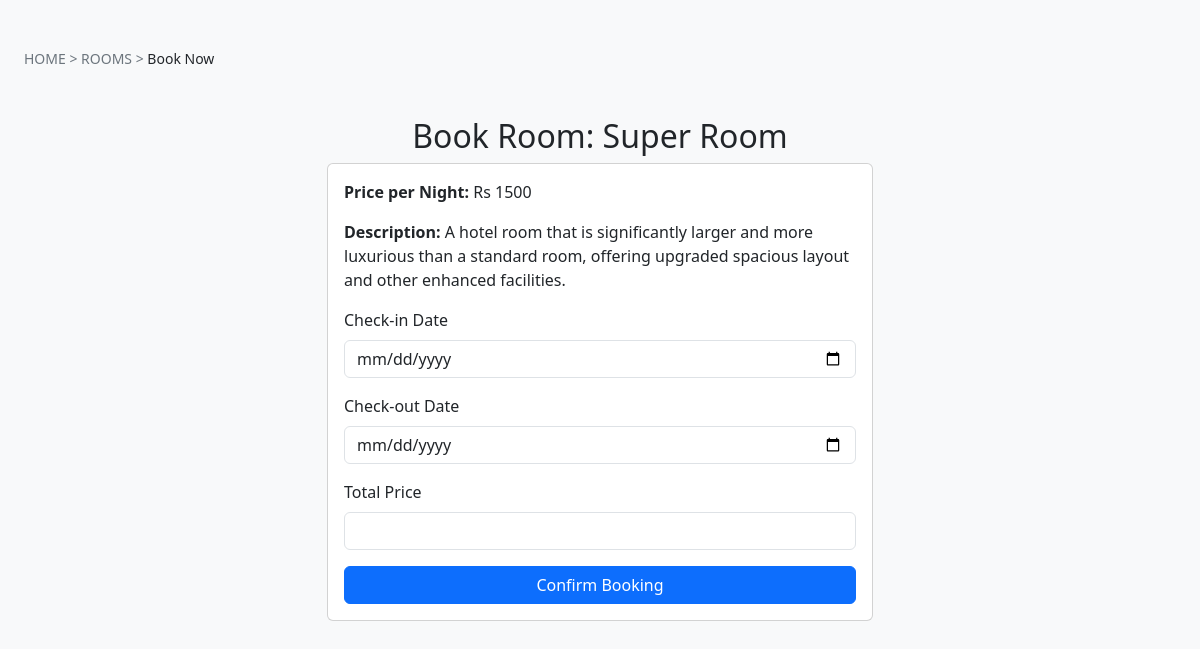
The app's page /book_now.php?room_id=4 (signed in) with its own data.
### tables this page shows
CREATE TABLE `rooms` (
  `id` int(11) NOT NULL,
  `name` varchar(150) NOT NULL,
  `area` int(11) NOT NULL,
  `price` int(11) NOT NULL,
  `quantity` int(11) NOT NULL,
  `adult` int(11) NOT NULL,
  `children` int(11) NOT NULL,
  `description` varchar(350) NOT NULL,
  `status` tinyint(4) NOT NULL,
  `removed` int(11) NOT NULL DEFAULT 0
);

### book_now.php (the view, shortened to what this page needs)
<?php
$hostname = "localhost";
$database = "grandhotel";
$username = "root";
$password = "";
$connect = new mysqli($hostname, $username, $password, $database);
$room_id = intval($_GET['room_id']);
$query = "SELECT * FROM `rooms` WHERE `id` = ? AND `status` = 1 AND `removed` = 0";
$stmt = $connect->prepare($query);
$stmt->bind_param("i", $room_id);
$stmt->execute();
$result = $stmt->get_result();
$room_data = $result->fetch_assoc();
?>
<!DOCTYPE html>
<html lang="en">
<head>
    <link href="https://cdn.jsdelivr.net/npm/bootstrap@5.3.0-alpha1/dist/css/bootstrap.min.css" rel="stylesheet">
</head>
<body class="bg-light">
    <div class="col-12 my-5 mb-4 px-4">
        <div style="font-size: 14px;">
            <a href="index.php" class="text-secondary text-decoration-none">HOME</a>
            <span class="text-secondary"> > </span>
            <a href="rooms.php" class="text-secondary text-decoration-none">ROOMS</a>
            <span class="text-secondary"> > </span>
            <span class="text-dark">Book Now</span>
        </div>
    </div>
    <div class="container mt-5">
        <h2 class="text-center">Book Room: <?php echo htmlspecialchars($room_data['name']); ?></h2>
        <div class="row justify-content-center">
            <div class="col-lg-6 col-md-8">
                <div class="card">
                    <div class="card-body">
                        <p><strong>Price per Night:</strong> Rs <?php echo $room_data['price']; ?></p>
                        <p><strong>Description:</strong> <?php echo htmlspecialchars($room_data['description']); ?></p>
                        <form method="POST">
                            <div class="mb-3">
                                <label for="check_in" class="form-label">Check-in Date</label>
                                <input type="date" id="check_in" name="check_in" class="form-control" required>
                            </div>
                            <div class="mb-3">
                                <label for="check_out" class="form-label">Check-out Date</label>
                                <input type="date" id="check_out" name="check_out" class="form-control" required>
                            </div>
                            <div id="total-price" class="mb-3">
                                <label for="total_price" class="form-label">Total Price</label>
                                <input type="text" id="total_price" class="form-control" readonly>
                            </div>
                            <button type="submit" class="btn btn-primary w-100">Confirm Booking</button>
                        </form>
                    </div>
                </div>
            </div>
        </div>
    </div>
</body>
</html>

### records on screen
rooms: name "Super Room", price "1500", description "A hotel room that is significantly larger and more luxurious than a standard room, offering upgraded spacious layout and other enhanced facilities."
